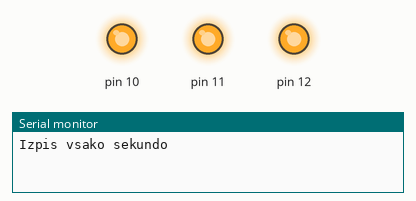
Simulated run of this program. Board: Arduino Uno, built with avr-gcc and run on an emulated ATmega328P. Parts: output pins drawn as LEDs (lit = HIGH), the last lines printed to the serial monitor.

Above: at 0.05 s.
At 0.44 s:
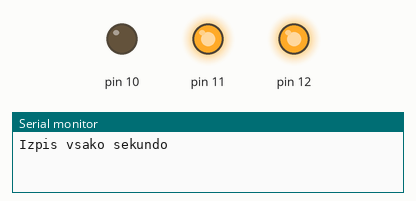
At 0.94 s:
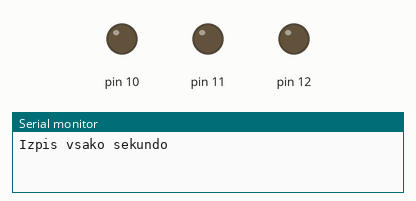
At 1.36 s:
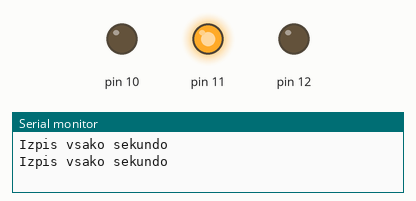
At 1.86 s:
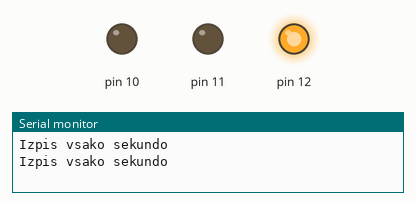
At 2.55 s:
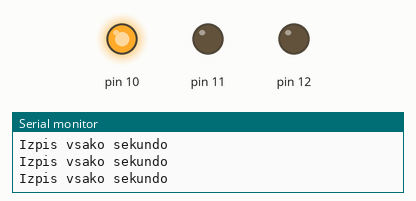
Timing chart, 0 to 3.0 s (numbered marks = the images above):
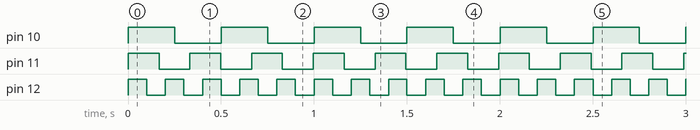

The program:

main.cpp
```cpp
#include <Arduino.h>
#include <TaskScheduler.h>

void u2Hz(void);
void u3Hz(void);
void u5Hz(void);
void print(void);

Scheduler runner;
Task utripaj2Hz(250, TASK_FOREVER, &u2Hz);
Task utripaj3Hz(166, TASK_FOREVER, &u3Hz);
Task utripaj5Hz(100, TASK_FOREVER, &u5Hz);
Task izpis(1000, TASK_FOREVER, &print);

void setup() {
  pinMode(10, OUTPUT);
  pinMode(11, OUTPUT);
  pinMode(12, OUTPUT);
  Serial.begin(9600);
  runner.addTask(utripaj2Hz);
  runner.addTask(utripaj3Hz);
  runner.addTask(utripaj5Hz);
  runner.addTask(izpis);
  utripaj2Hz.enable();
  utripaj3Hz.enable();
  utripaj5Hz.enable();
  izpis.enable();
}

void loop() {
  runner.execute();
}

void u2Hz(void){
  digitalWrite(10, !digitalRead(10));
}

void u3Hz(void){
  digitalWrite(11, !digitalRead(11));
}

void u5Hz(void){
  digitalWrite(12, !digitalRead(12));
}

void print(void){
  Serial.println("Izpis vsako sekundo");
}
```

Measured:
- by itself, pin 10: alternates HIGH for 0.25 s and LOW for 0.25 s
- by itself, pin 11: alternates HIGH for 0.17 s and LOW for 0.17 s
- by itself, pin 12: alternates HIGH for 0.10 s and LOW for 0.10 s
